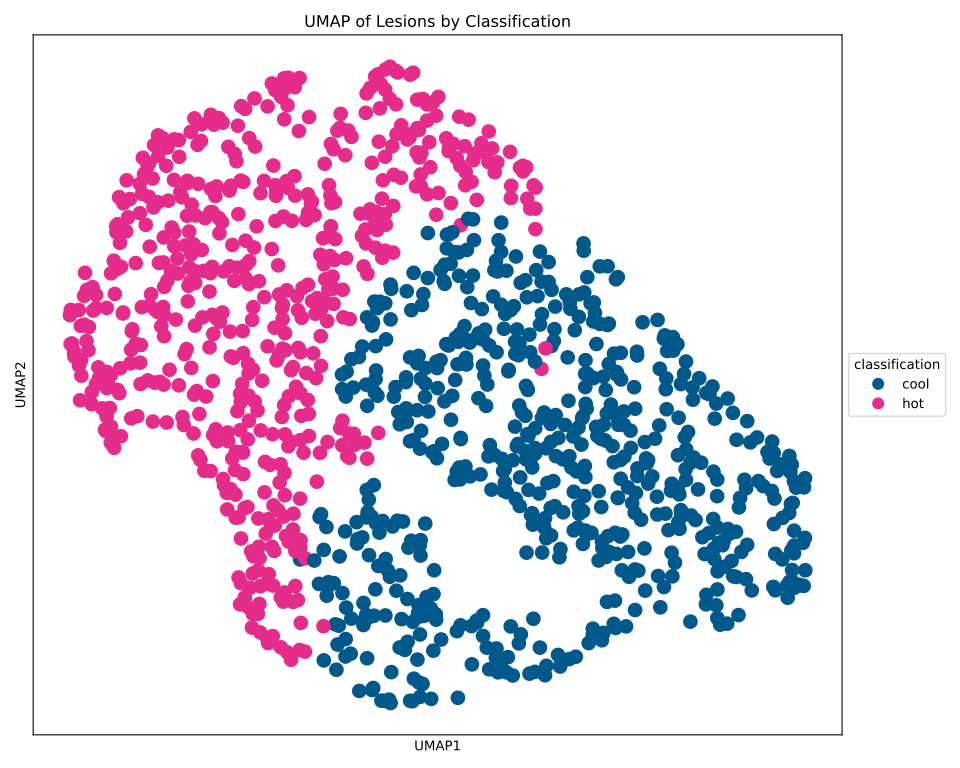

This figure's Python source:
import polars as pl
import matplotlib.pyplot as plt
import numpy as np

from helpers.constants import LESS_SEVERE_COLOR_TUPLE, SEVERE_COLOR_TUPLE


def plot_umap_by_classification(df: pl.DataFrame):
    """
    Plot UMAP visualization colored by cool/hot classification.
    """
    plt.figure(figsize=(10, 8))
    
    # color array based on classification
    colors = np.array([
        LESS_SEVERE_COLOR_TUPLE if c == 'cool'
        else SEVERE_COLOR_TUPLE for c in df['classif'].to_numpy()
    ])
    
    plt.scatter(
        df['UMAP1'].to_numpy(),
        df['UMAP2'].to_numpy(),
        c=colors,
        s=100
    )
    
    legend_elements = [
        plt.Line2D(
            [0], [0],
            marker='o',
            color='w',
            markerfacecolor=LESS_SEVERE_COLOR_TUPLE,
            label='cool',
            markersize=10
        ),
        plt.Line2D(
            [0], [0],
            marker='o',
            color='w',
            markerfacecolor=SEVERE_COLOR_TUPLE,
            label='hot',
            markersize=10
        )
    ]
    
    plt.legend(
        handles=legend_elements,
        title='classification',
        loc='center left',
        bbox_to_anchor=(1, 0.5)
    )
    
    plt.xlabel('UMAP1')
    plt.ylabel('UMAP2')
    plt.title('UMAP of Lesions by Classification')
    plt.xticks([])
    plt.yticks([])
    plt.tight_layout()
    plt.savefig("manuscript-figures/1/figure_1b.svg", format='svg')
    plt.show()


if __name__ == "__main__":
    marmoset_data = pl.read_csv("data/marm_data_wide_clustered_classif.csv", infer_schema_length=10000)
    plot_umap_by_classification(marmoset_data)
